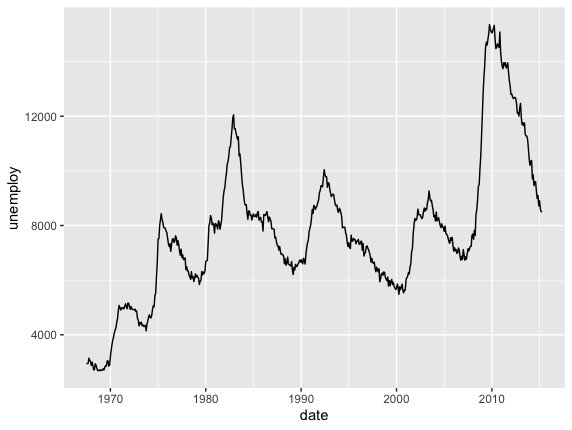

Write the R code that produced this figure.
library(ggplot2)

p <- ggplot(economics, aes(date, unemploy)) + geom_line()

print(p)
